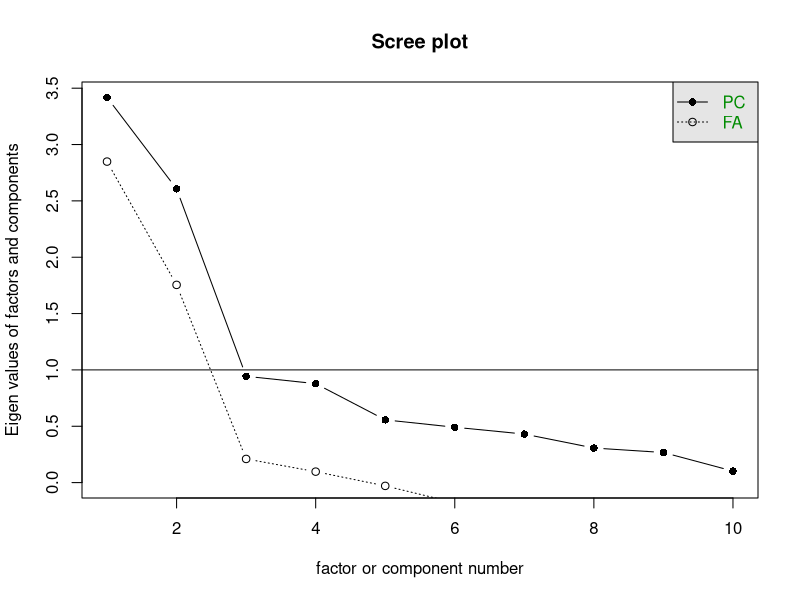
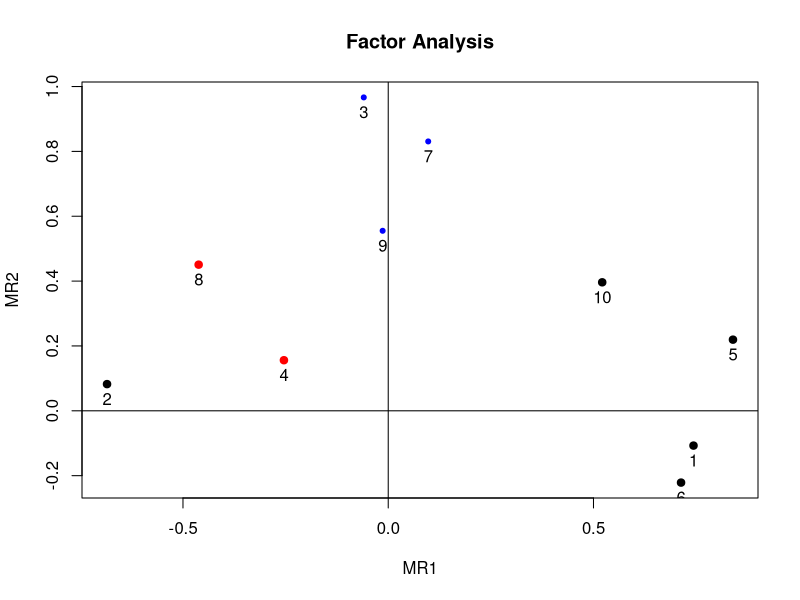
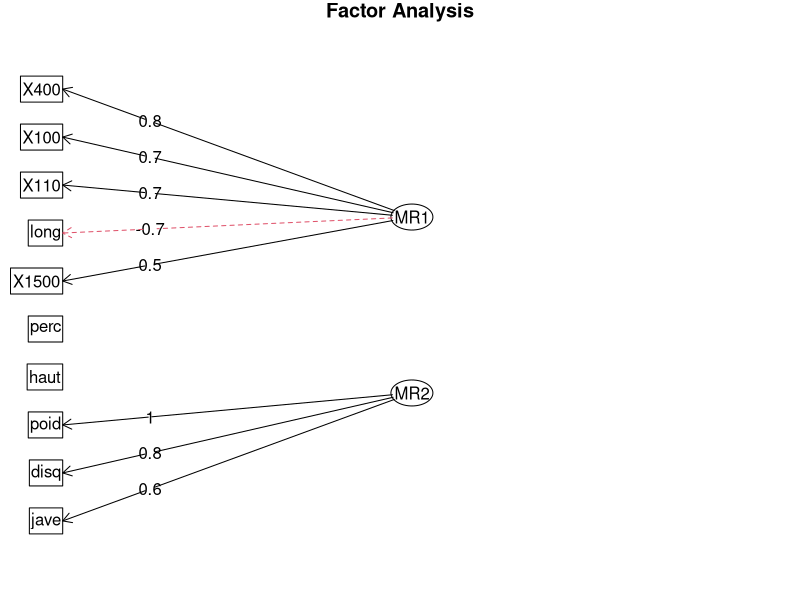

These figures' R source, in order:
## ---- chunk 1
knitr::opts_chunk$set(echo = TRUE)
## ---- chunk 2
library("psych")
library("GPArotation")
## ---- chunk 3
olympic_data <- read.csv("olympic.csv")
olympic_data <- olympic_data[complete.cases(olympic_data), ]
## ---- chunk 4
olympic_data
## ---- chunk 5
olympic_cor <- cor(olympic_data)
olympic_cor
## ---- chunk 6
scree(olympic_cor)
## ---- chunk 7
factors_data_2 <- fa(r = olympic_cor, nfactors = 2, n.obs = 33)
factors_data_3 <- fa(r = olympic_cor, nfactors = 3, n.obs = 33)
## ---- chunk 8
factors_data_2
## ---- chunk 9
factors_data_2$Vaccounted
## ---- chunk 10
fa.plot(factors_data_2, cut = 0.5)
## ---- chunk 11
fa.diagram(factors_data_2, cut = 0.5)
